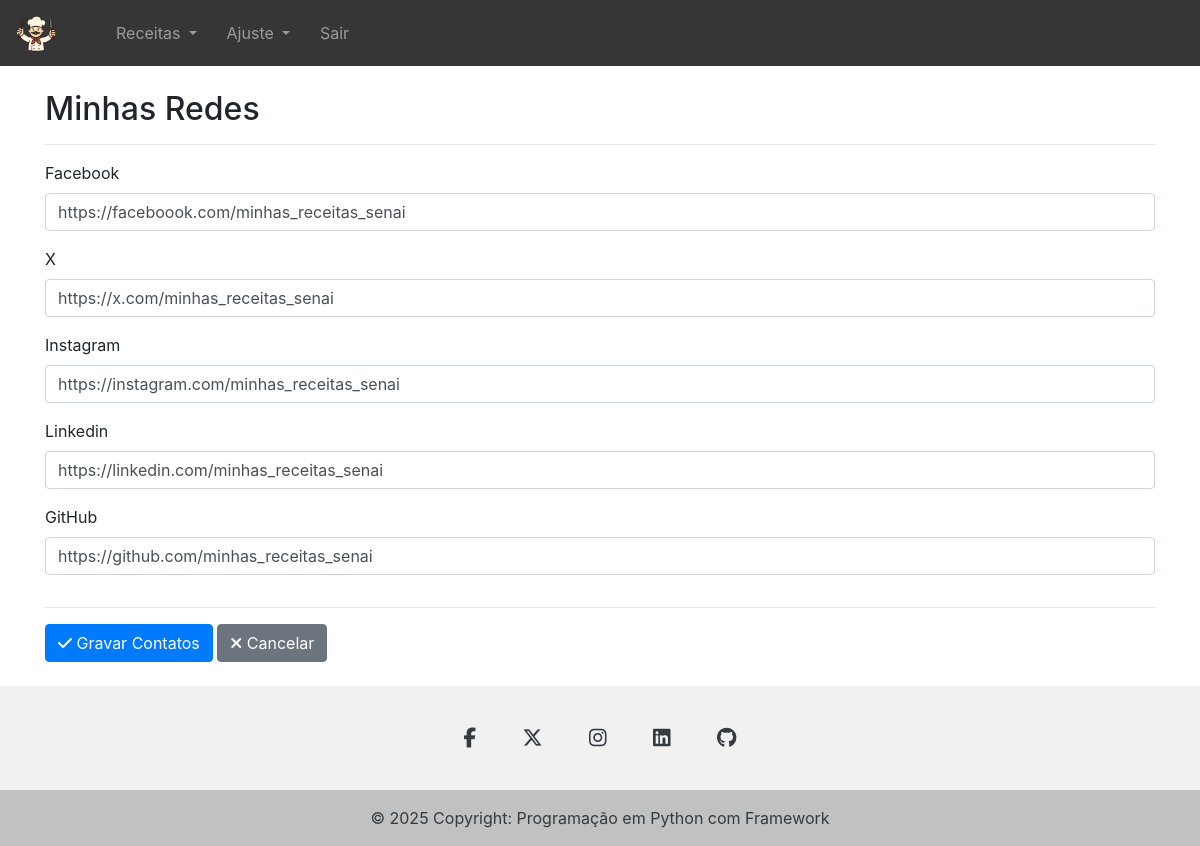
The app's page /contato (signed in) with its own data.
### tables this page shows
CREATE TABLE contatos (
            id INTEGER PRIMARY KEY,
            facebook TEXT,
            rede_x TEXT,
            instagram TEXT,
            linkedin TEXT,
            github TEXT
        );

### app.py (the view, shortened to what this page needs)
@app.route('/contato', methods=['GET', 'POST'])
@login_requerido
def contato():
    service = ContatoService()
    try:
        contato = service.obter_contato()
    except ValueError:
        contato = Contato(
            id = 1,
            facebook = "",
            rede_x = "",
            instagram = "",
            linkedin = "",
            github = ""
        )
    return render_template('contato.html', contato=contato)

### app.py (called while the page is built)
def login_requerido(f):
    @wraps(f)
    def decorated_function(*args, **kwargs):
        if 'usuario' not in session:
            flash("Você precisa estar logado para acessar esta página.", "error")
            return redirect(url_for('login'))
        return f(*args, **kwargs)
    return decorated_function

@app.context_processor
def inject_social_links():
    social_links = {}
    service = ContatoService()
    contato = service.obter_contato()
    if contato:
        social_links = {
            "facebook": contato.facebook or "",
            "rede_x": contato.rede_x or "",
            "instagram": contato.instagram or "",
            "linkedin": contato.linkedin or "",
            "github": contato.github or ""
        }
    return {"social_links": social_links}

### core/contato/contato_repository.py (called while the page is built)
    def _criar_tabela(self):
        query = '''
        CREATE TABLE IF NOT EXISTS contatos (
            id INTEGER PRIMARY KEY,
            facebook TEXT,
            rede_x TEXT,
            instagram TEXT,
            linkedin TEXT,
            github TEXT
        )
        '''
        self.conn.execute(query)
        self.conn.commit()

    def buscar_por_id(self, id):
        cursor = self.conn.cursor()
        cursor.execute("SELECT * FROM contatos WHERE id = ?", (id,))
        row = cursor.fetchone()
        return Contato(**row) if row else None

### core/contato/contato_service.py (called while the page is built)
    def obter_contato(self, id=1):
        contato = self.repository.buscar_por_id(id)
        if not contato:
            raise ValueError("Contato não encontrado.")
        return contato

### templates/contato.html (shortened to what this page needs)
{% extends "base.html" %}
{% block content %}
<form method="POST">
    <h2>Minhas Redes</h2>
    <hr>
    <div class="form-row">
        <div class="form-group col-md-12">
            <label for="facebook">Facebook</label>
            <input type="text" class="form-control" id="facebook" name="facebook" placeholder="Link do Facebook" value="{{ contato.facebook if contato else '' }}">
        </div>
        <div class="form-group col-md-12">
            <label for="rede_x">X</label>
            <input type="text" class="form-control" id="rede_x" name="rede_x" placeholder="Link do X" value="{{ contato.rede_x if contato else '' }}">
        </div>
        <div class="form-group col-md-12">
            <label for="instagram">Instagram</label>
            <input type="text" class="form-control" id="instagram" name="instagram" placeholder="Link do Instagram" value="{{ contato.instagram if contato else '' }}">
        </div>
        <div class="form-group col-md-12">
            <label for="linkedin">Linkedin</label>
            <input type="text" class="form-control" id="linkedin" name="linkedin" placeholder="Link do Linkedin" value="{{ contato.linkedin if contato else '' }}">
        </div>
        <div class="form-group col-md-12">
            <label for="github">GitHub</label>
            <input type="text" class="form-control" value="{{ contato.github if contato else '' }}" id="github" name="github" placeholder="Link do GitHub">
        </div>
    </div>
    <hr>
    <button type="submit" class="btn btn-primary"><i class="fa-solid fa-check"></i>&nbsp;Gravar Contatos</button>
    <button type="button" class="btn btn-secondary"><i class="fa-solid fa-xmark"></i>&nbsp;Cancelar</button>
  </form>
  <br>
{% endblock %}

### records on screen
contatos: facebook "https://faceboook.com/minhas_receitas_senai", rede_x "https://x.com/minhas_receitas_senai", instagram "https://instagram.com/minhas_receitas_senai", linkedin "https://linkedin.com/minhas_receitas_senai", github "https://github.com/minhas_receitas_senai"
